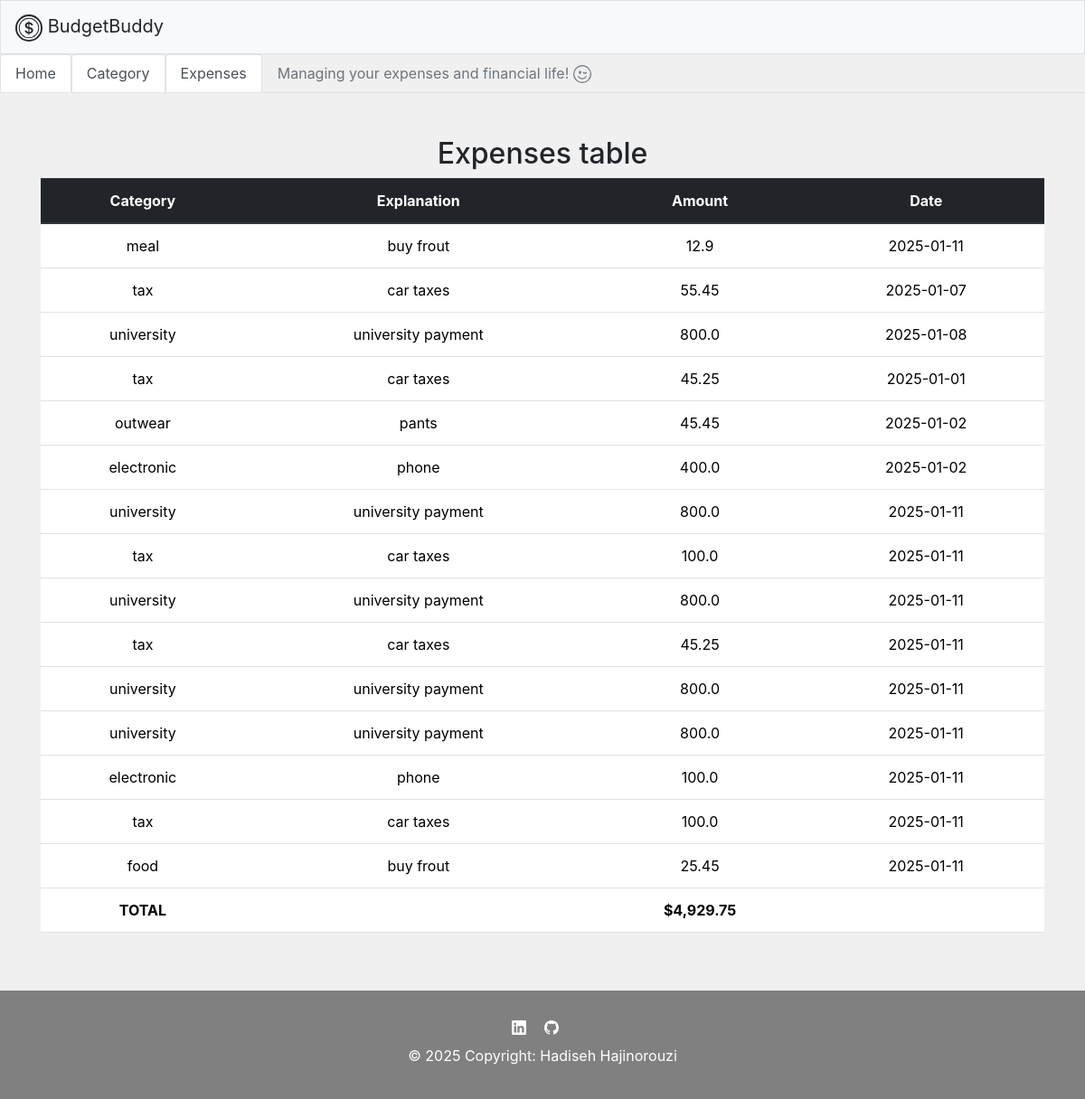
Screenshot of /expense with the database file from the repository.
### tables this page shows
CREATE TABLE 'expenses' ( id INTEGER PRIMARY KEY AUTOINCREMENT, name TEXT NOT NULL,'amount' REAL NOT NULL, category_id INTEGER NOT NULL,'date' NUMERIC NOT NULL  , FOREIGN KEY (category_id) REFERENCES categories (id));

CREATE TABLE 'Categories' ( id INTEGER PRIMARY KEY AUTOINCREMENT, 'category_name' TEXT);

### app.py (the view)
@app.route("/expense", methods=["GET"])
def expense():
    expenses = db.execute(
        " SELECT expenses.name, expenses.amount, expenses.date, Categories.category_name FROM expenses JOIN Categories ON expenses.category_id = Categories.id")
    total_money = 0
    for each in expenses:
        total_money += float(each["amount"])
    return render_template("expense.html", expenses=expenses, total_money=usd(total_money))

### app.py (called while the page is built)
@app.after_request
def after_request(response):
    response.headers["Cache-Control"] = "no-cache, no-store, must-revalidate"
    response.headers["Expires"] = 0
    response.headers["Pragma"] = "no-cache"
    return response

### helper.py (called while the page is built)
def usd(value):
    return f"${value:,.2f}"

### templates/expense.html (shortened to what this page needs)
{% extends "layout.html" %}
{% block main %}
<div class="bs-secondary-bg-rgb">
    <h2> Expenses table </h2>
</div>
<table class="table">
    <thead class="thead-dark">
      <tr>
        <th scope="col">Category</th>
        <th scope="col">Explanation</th>
        <th scope="col">Amount</th>
        <th scope="col">Date</th>
      </tr>
    </thead>
    <tbody>
      {% for each in expenses %}
      <tr>
        <td>{{ each["category_name"] }}</td>
        <td>{{ each["name"]}}</td>
        <td>{{ each["amount"]}}</td>
        <td>{{ each["date"]}}</td>
      </tr>
      {% endfor %}
    </tbody>
    <tfoot>
      <tr>
        <th scope="col">TOTAL</th>
        <th scope="col"></th>
        <th scope="col">{{ total_money }}</th>
        <th scope="col"></th>
      </tr>
    </tfoot>
  </table>
{% endblock %}

### templates/layout.html (shortened to what this page needs)
<!DOCTYPE html>
<html lang="en">
    <head>
        <link href="https://cdn.jsdelivr.net/npm/bootstrap@5.3.3/dist/css/bootstrap.min.css" rel="stylesheet">
        <link rel="stylesheet" href="https://cdn.jsdelivr.net/npm/bootstrap@4.0.0/dist/css/bootstrap.min.css">
        <link rel="stylesheet" href="{{ url_for('static', filename='styles.css') }}">
    </head>
    <body>
        <nav class="bg-light border navbar navbar-expand-md navbar-light">
                <a class="navbar-brand">
                      BudgetBuddy
                </a>
        </nav>
        <ul class="nav nav-tabs">
            <li class="nav-item">
              <a class="nav-link active" aria-current="page" href="/">Home</a>
            </li>
            <li class="nav-tabs">
              <a class="nav-link active" href="/category">Category</a>
            </li>
            <li class="nav-tabs">
                <a class="nav-link active" href="/expense">Expenses</a>
              </li>
            <li class="nav-item">
              <a class="nav-link disabled"  tabindex="-1" aria-disabled="true"> Managing your expenses and financial life!
              </a>
            </li>
          </ul>
        <main class="container py-5 text-center">
            {% block main %}{% endblock %}
        </main>
    </body>
    <footer class="simple-footer" >
      <a class="navbar-brand" href="https://www.linkedin.com/in/hadiseh-hajinorouzi-280529346">
    </a>
    <a class="navbar-brand" href="https://github.com/hadisehhajinowrouzi">
    </a>
    <div>
      <p>© 2025 Copyright: Hadiseh Hajinorouzi</p>
    </div>
  </footer>
</html>

### static/styles.css (style rules this page uses)
body { background-color: #f0f0f0; display: flex; flex-direction: column; min-height: 100vh; margin: 0; }
main { flex: 1; }
.simple-footer { background-color: #808080; color: white; text-align: center; padding: 20px; width: 100%; }

### rows the page displays
expenses: category_name "meal", name "buy frout", amount "12.9", date "2025-01-11"
expenses: category_name "tax", name "car taxes", amount "55.45", date "2025-01-07"
expenses: category_name "university", name "university payment", amount "800.0", date "2025-01-08"
expenses: category_name "tax", name "car taxes", amount "45.25", date "2025-01-01"
expenses: category_name "outwear", name "pants", amount "45.45", date "2025-01-02"
expenses: category_name "electronic", name "phone", amount "400.0", date "2025-01-02"
expenses: category_name "university", name "university payment", amount "800.0", date "2025-01-11"
expenses: category_name "tax", name "car taxes", amount "100.0", date "2025-01-11"
expenses: category_name "university", name "university payment", amount "800.0", date "2025-01-11"
expenses: category_name "tax", name "car taxes", amount "45.25", date "2025-01-11"
expenses: category_name "university", name "university payment", amount "800.0", date "2025-01-11"
expenses: category_name "university", name "university payment", amount "800.0", date "2025-01-11"
expenses: category_name "electronic", name "phone", amount "100.0", date "2025-01-11"
expenses: category_name "tax", name "car taxes", amount "100.0", date "2025-01-11"
expenses: category_name "food", name "buy frout", amount "25.45", date "2025-01-11"

### other values shown
{{ total_money }} "$4,929.75"
